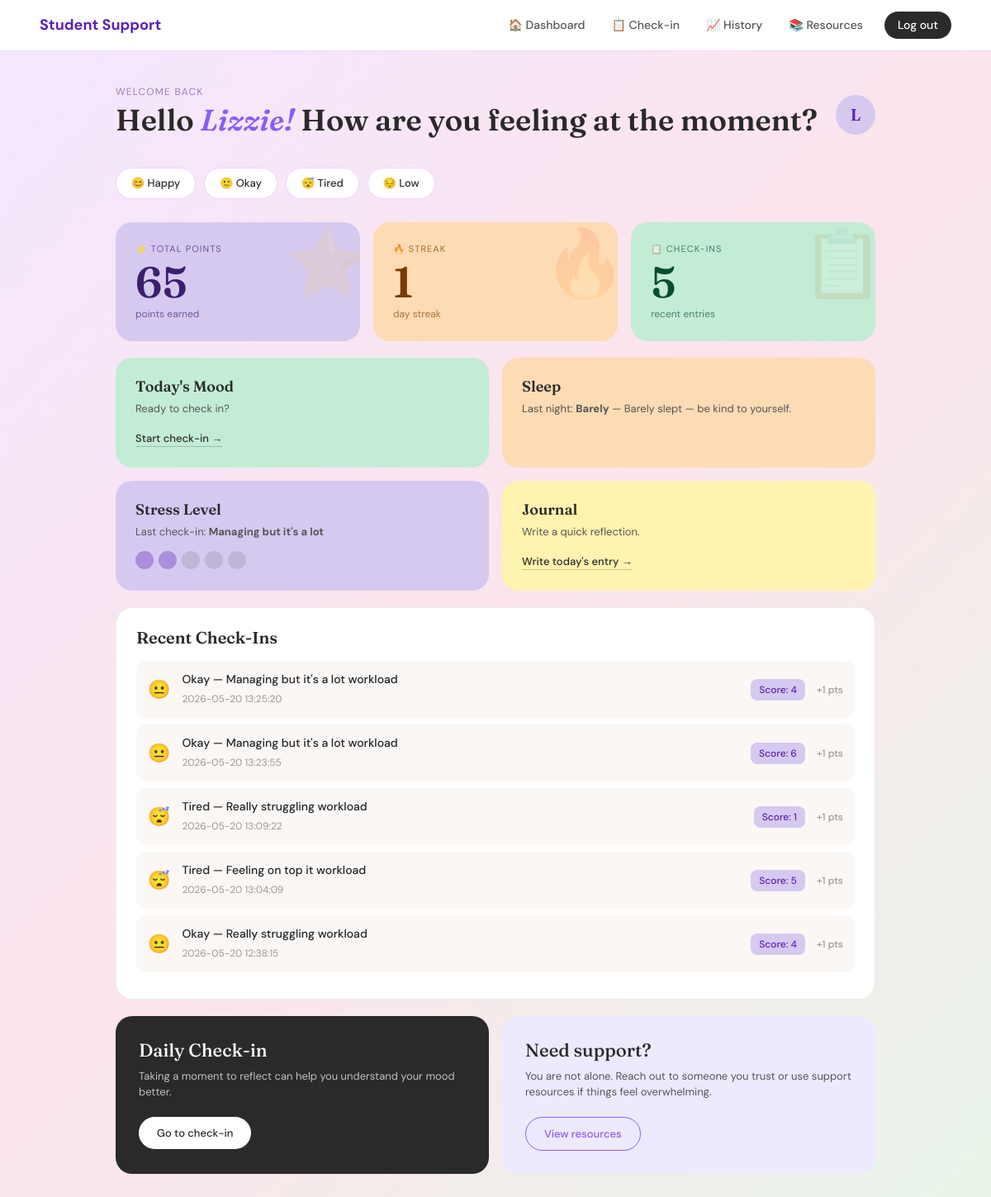
The app's page /dashboard (signed in) with its own data.
### tables this page shows
CREATE TABLE user_stats (
            id INTEGER PRIMARY KEY AUTOINCREMENT,
            user_id INTEGER UNIQUE NOT NULL,
            total_points INTEGER DEFAULT 0,
            current_streak INTEGER DEFAULT 0,
            last_checkin_date TEXT,
            FOREIGN KEY (user_id) REFERENCES users(id)
        );

CREATE TABLE checkins (
            id INTEGER PRIMARY KEY AUTOINCREMENT,
            user_id INTEGER,
            mood TEXT,
            academic TEXT,
            workload TEXT,
            social TEXT,
            financial TEXT,
            sleep TEXT,
            rating INTEGER,
            score INTEGER,
            points_earned INTEGER DEFAULT 0,
            date TIMESTAMP DEFAULT CURRENT_TIMESTAMP,
            FOREIGN KEY (user_id) REFERENCES users(id)
        );

### app.py (the view)
@app.route("/dashboard")
def dashboard():
    if "user_id" not in session:
        return redirect(url_for("login"))
    conn = get_db_connection()
    stats = conn.execute(
        "SELECT * FROM user_stats WHERE user_id = ?", (session["user_id"],)
    ).fetchone()
    recent_checkins = conn.execute(
        "SELECT * FROM checkins WHERE user_id = ? ORDER BY date DESC LIMIT 5",
        (session["user_id"],)
    ).fetchall()
    conn.close()
    return render_template("dashboard.html",
        first_name=session["first_name"],
        stats=stats,
        recent_checkins=recent_checkins
    )

### app.py (called while the page is built)
def get_db_connection():
    conn = sqlite3.connect("wellbeing.db")
    conn.row_factory = sqlite3.Row
    return conn

### templates/dashboard.html (shortened to what this page needs)
{% extends "base.html" %}
{% block content %}
<div class="dashboard-wrapper">
  <div class="dashboard-header">
    <div>
      <p class="small-text">Welcome back</p>
      <h1>Hello <em>{{ first_name }}!</em> How are you feeling at the moment?</h1>
    </div>
    <div class="profile-circle">{{ first_name[0] | upper }}</div>
  </div>
 <div class="mood-row">
    <a href="{{ url_for('checkin') }}" class="mood-pill">😊 Happy</a>
    <a href="{{ url_for('checkin') }}" class="mood-pill">🙂 Okay</a>
    <a href="{{ url_for('checkin') }}" class="mood-pill">😴 Tired</a>
    <a href="{{ url_for('checkin') }}" class="mood-pill">😔 Low</a>
</div>
  <div class="stats-row">
    <div class="stat-card card-purple">
      <div class="stat-label">⭐ Total Points</div>
      <div class="stat-num">{{ stats.total_points if stats else 0 }}</div>
      <div class="stat-sub">points earned</div>
      <div class="stat-deco">⭐</div>
    </div>
    <div class="stat-card card-peach">
      <div class="stat-label">🔥 Streak</div>
      <div class="stat-num">{{ stats.current_streak if stats else 0 }}</div>
      <div class="stat-sub">day streak</div>
      <div class="stat-deco">🔥</div>
    </div>
    <div class="stat-card card-green">
      <div class="stat-label">📋 Check-ins</div>
      <div class="stat-num">{{ recent_checkins | length }}</div>
      <div class="stat-sub">recent entries</div>
      <div class="stat-deco">📋</div>
    </div>
  </div>
  <div class="dashboard-grid">
    <div class="dash-card green-card">
      <h3>Today's Mood</h3>
      <p>Ready to check in?</p>
      <a href="{{ url_for('checkin') }}">Start check-in →</a>
    </div>
    <div class="dash-card orange-card">
    <h3>Sleep</h3>
    {% if recent_checkins %}
      {% set last = recent_checkins[0] %}
      <p>Last night: <strong>{{ last.sleep | capitalize }}</strong> —
        {% if last.sleep == "restful" %}Well rested!
        {% elif last.sleep == "okay" %}Managed but not great.
        {% elif last.sleep == "broken" %}Kept waking up.
        {% else %}Barely slept — be kind to yourself.{% endif %}
      </p>
    {% else %}
      <p>Track how rested you feel.</p>
    {% endif %}
  </div>
    <div class="dash-card purple-card">
      <h3>Stress Level</h3>
      {% if recent_checkins %}
        {% set last = recent_checkins[0] %}
        <p>Last check-in: <strong>{{ last.workload | capitalize if last.workload else '—' }}</strong></p>
        <div class="stress-dots">
          {% set level = 3 if last.workload == 'Really Struggling' else (2 if last.workload == "Managing but it's a lot" else 1) %}
          {% for i in range(5) %}
            <div class="stress-dot {% if i < level %}filled{% endif %}"></div>
          {% endfor %}
        </div>
      {% else %}
        <p>Notice your stress patterns.</p>
        <div class="stress-dots">
          {% for i in range(5) %}<div class="stress-dot"></div>{% endfor %}
        </div>
      {% endif %}
    </div>
    <div class="dash-card yellow-card">
    <h3>Journal</h3>
    <p>Write a quick reflection.</p>
    <a href="{{ url_for('journal') }}">Write today's entry →</a>
</div>
  </div>
  <div class="history-card">
    <h3>Recent Check-Ins</h3>
    {% if recent_checkins %}
      {% for c in recent_checkins %}
      <div class="checkin-row">
        <div class="mood-emoji">
          {% if c.mood == 'happy' %}😊
          {% elif c.mood == 'okay' %}😐
          {% elif c.mood == 'tired' %}😴
          {% elif c.mood == 'stressed' %}😟
          {% else %}😢{% endif %}
        </div>
        <div class="info">
          <strong>{{ c.mood | capitalize }} — {{ c.workload | capitalize if c.workload else 'N/A' }} workload</strong>
          <span>{{ c.date }}</span>
        </div>
        <div class="score-badge">Score: {{ c.score }}</div>
        <div class="pts-badge">+{{ c.points_earned }} pts</div>
      </div>
      {% endfor %}
    {% else %}
      <div class="empty-state">
        No check-ins yet — <a href="{{ url_for('checkin') }}">start your first one!</a>
      </div>
    {% endif %}
  </div>
  <div class="bottom-grid">
    <div class="daily-card">
      <h2>Daily Check-in</h2>
      <p>Taking a moment to reflect can help you understand your mood better.</p>
      <a href="{{ url_for('checkin') }}" class="dark-btn">Go to check-in</a>
    </div>
    <div class="support-card">
      <h2>Need support?</h2>
      <p>You are not alone. Reach out to someone you trust or use support resources if things feel overwhelming.</p>
      <a href="{{ url_for('resources') }}" class="outline-btn">View resources</a>
    </div>
  </div>
</div>
{% endblock %}

### templates/base.html (shortened to what this page needs)
<!DOCTYPE html>
<html lang="en">
<head>
    <link href="https://cdn.jsdelivr.net/npm/bootstrap@5.3.0/dist/css/bootstrap.min.css" rel="stylesheet">
</head>
<body>
    {% if session.get('user_id') %}
    <nav class="navbar navbar-expand-lg">
        <div class="container-fluid px-4">
            <a class="navbar-brand" href="/dashboard"> Student Support</a>
            <div class="collapse navbar-collapse" id="navbarNav">
                <ul class="navbar-nav ms-auto align-items-center gap-1">
                    <li class="nav-item">
                        <a class="nav-link" href="/dashboard">🏠 Dashboard</a>
                    </li>
                    <li class="nav-item">
                        <a class="nav-link" href="/checkin">📋 Check-in</a>
                    </li>
                    <li class="nav-item">
                        <a class="nav-link" href="/view-checkins">📈 History</a>
                    </li>
                    <li class="nav-item">
                        <a class="nav-link" href="/resources">📚 Resources</a>
                    </li>
                    <li class="nav-item ms-2">
                        <a class="nav-link nav-logout" href="/logout">Log out</a>
                    </li>
                </ul>
            </div>
        </div>
    </nav>
    {% endif %}
    {% block content %}
    {% endblock %}
</body>
</html>

### templates/base.html (style rules this page uses)
body { background: linear-gradient(135deg, #f3e8ff 0%, #fce4ec 50%, #e8f5e9 100%); min-height: 100vh; }
.navbar { background: white !important; border-bottom: 1px solid #E9D8FD; padding: 12px 24px; }
.navbar-brand { font-weight: 700; color: #5B21B6 !important; font-size: 18px; }
.nav-link { color: #555 !important; font-size: 14px; font-weight: 500; padding: 6px 14px !important; border-radius: 20px; transition: all 0.2s; }
.nav-logout { background: #2a2a2a; color: white !important; border-radius: 20px; padding: 6px 16px !important; }

### records on screen
user_stats: total_points "65", current_streak "1"
checkins: sleep "Barely", workload "Managing but it's a lot", mood "Okay", date "2026-05-20 13:25:20", score "4", points_earned "1"
checkins: mood "Okay", workload "Managing but it's a lot", date "2026-05-20 13:23:55", score "6", points_earned "1"
checkins: mood "Tired", workload "Really struggling", date "2026-05-20 13:09:22", score "1", points_earned "1"
checkins: mood "Tired", workload "Feeling on top it", date "2026-05-20 13:04:09", score "5", points_earned "1"
checkins: mood "Okay", workload "Really struggling", date "2026-05-20 12:38:15", score "4", points_earned "1"

### other values on screen
{{ first_name }} "Lizzie"
{{ first_name[0] | upper }} "L"
{{ recent_checkins | length }} "5"
